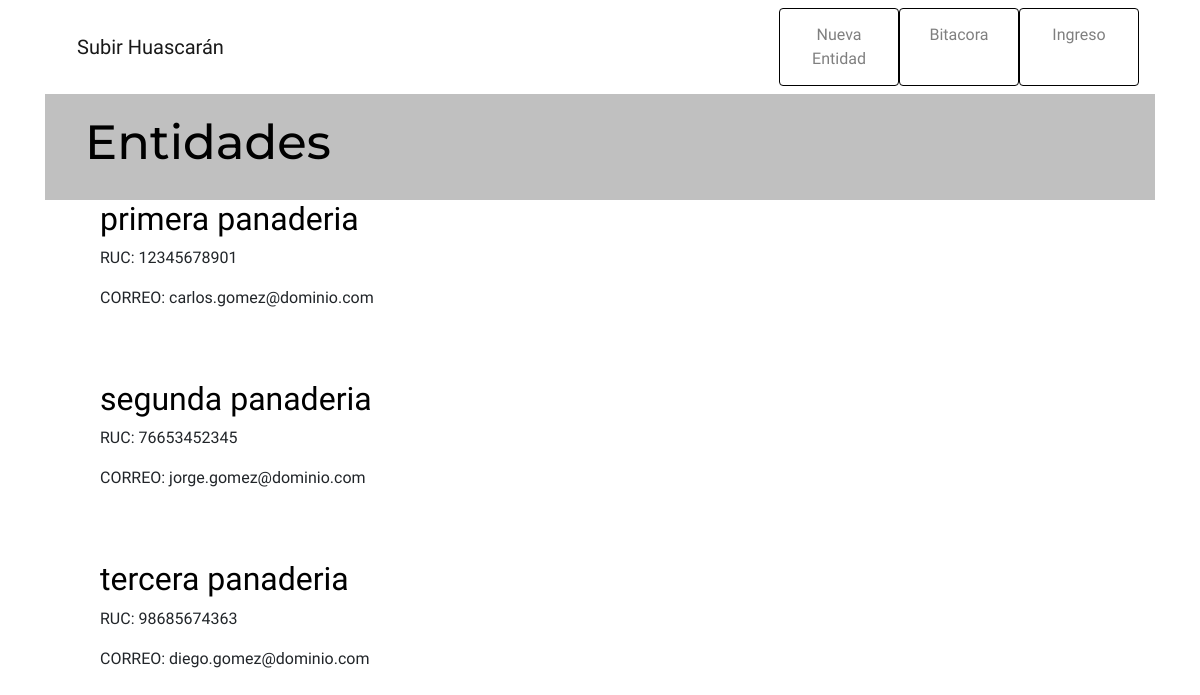
Before: / with the older database file.
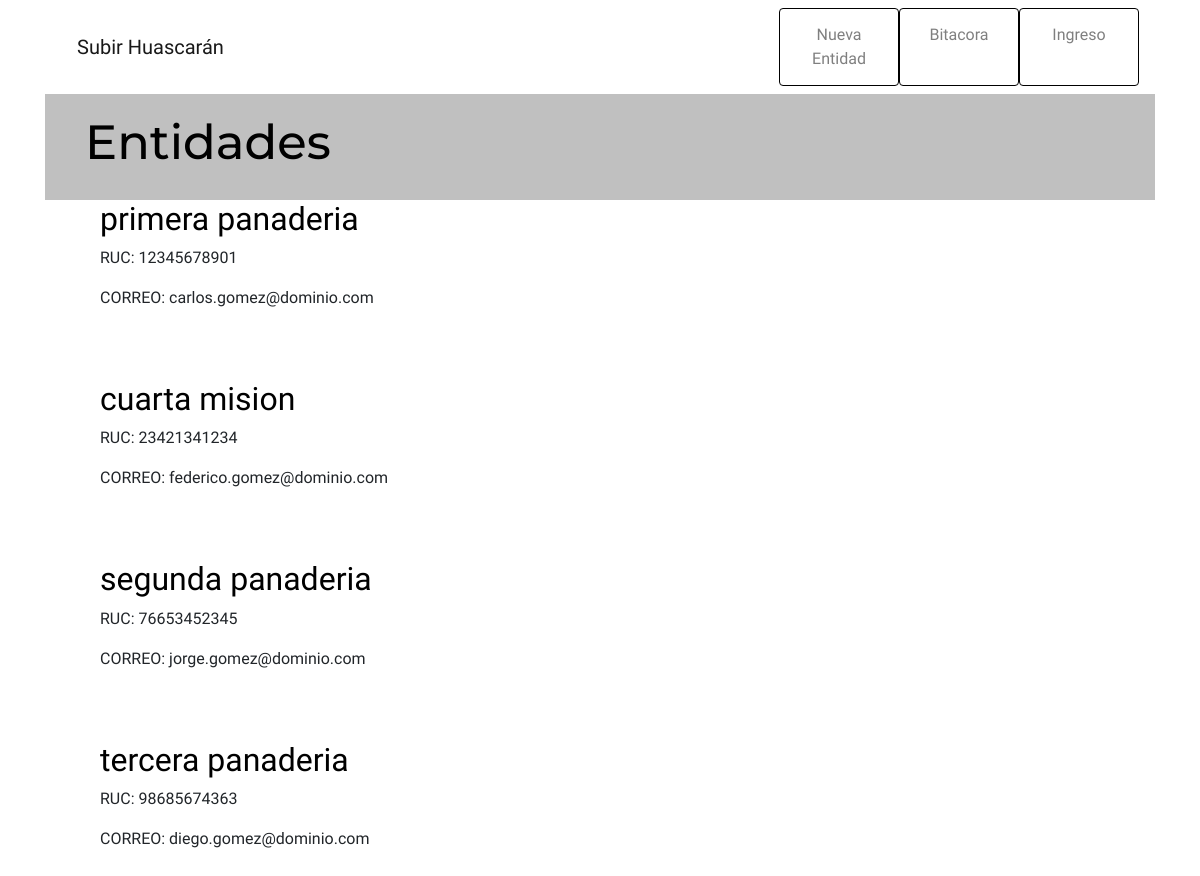
After: the same page with the newer database file.
### gestion/models.py (models this page shows)
class Entidad(models.Model):
	razonSocial = models.CharField(max_length=100)
	ruc = models.CharField(help_text="RUC PERÚ", max_length=11, validators=[int_list_validator(sep=''),MinLengthValidator(11),])
	direccionFiscal =models.CharField(max_length=100)
	contacto = models.CharField(max_length=100)
	telefono = models.CharField(help_text="051123456789", max_length=12, validators=[int_list_validator(sep=''),MinLengthValidator(12),])
	correo = models.EmailField(max_length=254, help_text='correo@dominio.com', unique=True)
	cuenta = models.CharField(max_length=42)

### gestion/views.py (the view)
# urls.py: path('', views.entidad_list, name='entidad_list'),
def entidad_list(request):
    entidades = Entidad.objects.order_by('ruc')
    return render(request, 'gestion/entidad_list.html', {'entidades': entidades})

### gestion/templates/gestion/entidad_list.html
{% extends 'gestion/base.html' %}
{% block title %}Entidades{% endblock %}
{% block content %}
    {% for entidad in entidades %}
    <div class="entidad">
        <h2><a href="{% url 'entidad_detail' pk=entidad.pk %}">{{ entidad.razonSocial }}</a></h2>
        <div>
            <p> RUC: {{ entidad.ruc }}</p>
            <p> CORREO: {{ entidad.correo|linebreaksbr }}</p>
        </div>
    </div>
    {% endfor %}
{% endblock %}

Changed rows visible on the page:
added Entidad: razonSocial "cuarta mision", ruc "23421341234", correo "federico.gomez@dominio.com"
